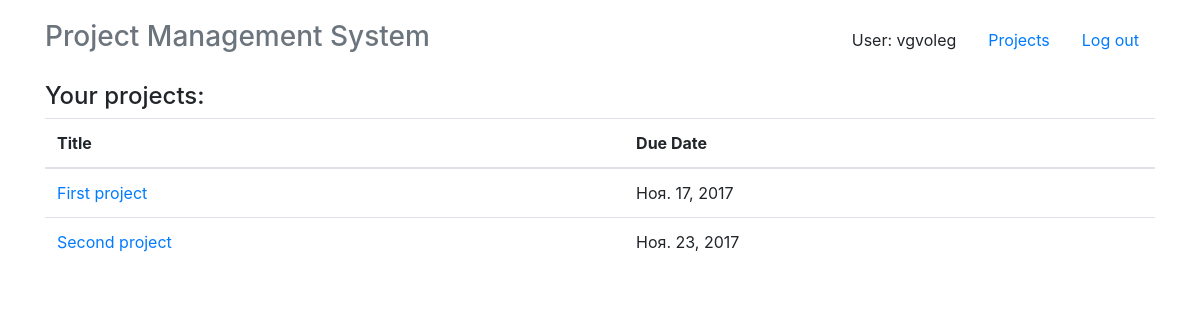
The app's page / (signed in) with its own data.
### app/models.py (models this page shows, shortened)
class Project(models.Model):
    title = models.CharField(max_length=40)
    description = models.TextField()
    manager = models.ManyToManyField(User, related_name='managers', blank=True)
    developers = models.ManyToManyField(User, related_name='developers', blank=True)
    status = models.ForeignKey(ProjectStatus, on_delete=models.PROTECT)
    created_date = models.DateField(auto_now_add=True)
    due_date = models.DateField()
    objects = ProjectManager()

### app/views.py (the view)
# urls.py: url(r'^$', AllProjectsView.as_view(), name='index'),
class AllProjectsView(LoginRequiredMixin, TemplateView):
    template_name = "app/all_projects_template.html"
    def get_context_data(self, **kwargs):
        context = super(AllProjectsView, self).get_context_data()
        context['projects'] = Project.objects.get_all_for_user(self.request.user)
        return context

### app/models.py (called while the page is built)
    @staticmethod
    def get_all_for_user(user):
        return Project.objects.filter(Q(developers=user) | Q(manager=user)).distinct()

### app/templates/app/all_projects_template.html
{% extends "base.html" %}
{% block content %}
<div class="container">
<h4>Your projects:</h4>
<table class="table">
    <thead>
        <tr>
            <th scope="col">Title</th>
            <th scope="col">Due Date</th>
        </tr>
    </thead>
    <tbody>
        {% for project in projects %}
        <tr>
            <td scope="row">
                <a href="/project/{{project.id}}">{{project.title}}</a>
            </td>
            <td>{{project.due_date}}</td>
        </tr>
        {% endfor %}
    </tbody>
</table>
</div>
{% endblock %}

### app/templates/base.html (shortened to what this page needs)
<!DOCTYPE html>
<html>
<head>
    <link rel="stylesheet" href="https://maxcdn.bootstrapcdn.com/bootstrap/4.0.0-beta.2/css/bootstrap.min.css">
    <link rel="stylesheet" href="https://www.amcharts.com/lib/3/plugins/export/export.css" type="text/css" media="all" />
</head>
<body>
    {% block header %}
    <div class="container">
        <header class="header clearfix" style="margin-bottom: 20px; margin-top: 20px;">
            <nav>
                <ul class="nav nav-pills float-right">
                    <li class="nav-item">
                        <a class="nav-link">User: {{ user.username }}</a>
                    </li>
                    <li class="nav-item">
                        <a class="nav-link" href="/">Projects</a>
                    </li>
                    <li class="nav-item">
                        <a class="nav-link" href="/accounts/logout">Log out</a>
                    </li>
                </ul>
            </nav>
            <h3 class="text-muted"><font color="">Project Management System</font></h3>
        </header>
    </div>
    {% endblock %}
    {% block content %} {% endblock %}
</body>
</html>

### records on screen
Project: title "First project", due_date "Ноя. 17, 2017"
Project: title "Second project", due_date "Ноя. 23, 2017"

### other values on screen
{{ user.username }} "vgvoleg"
